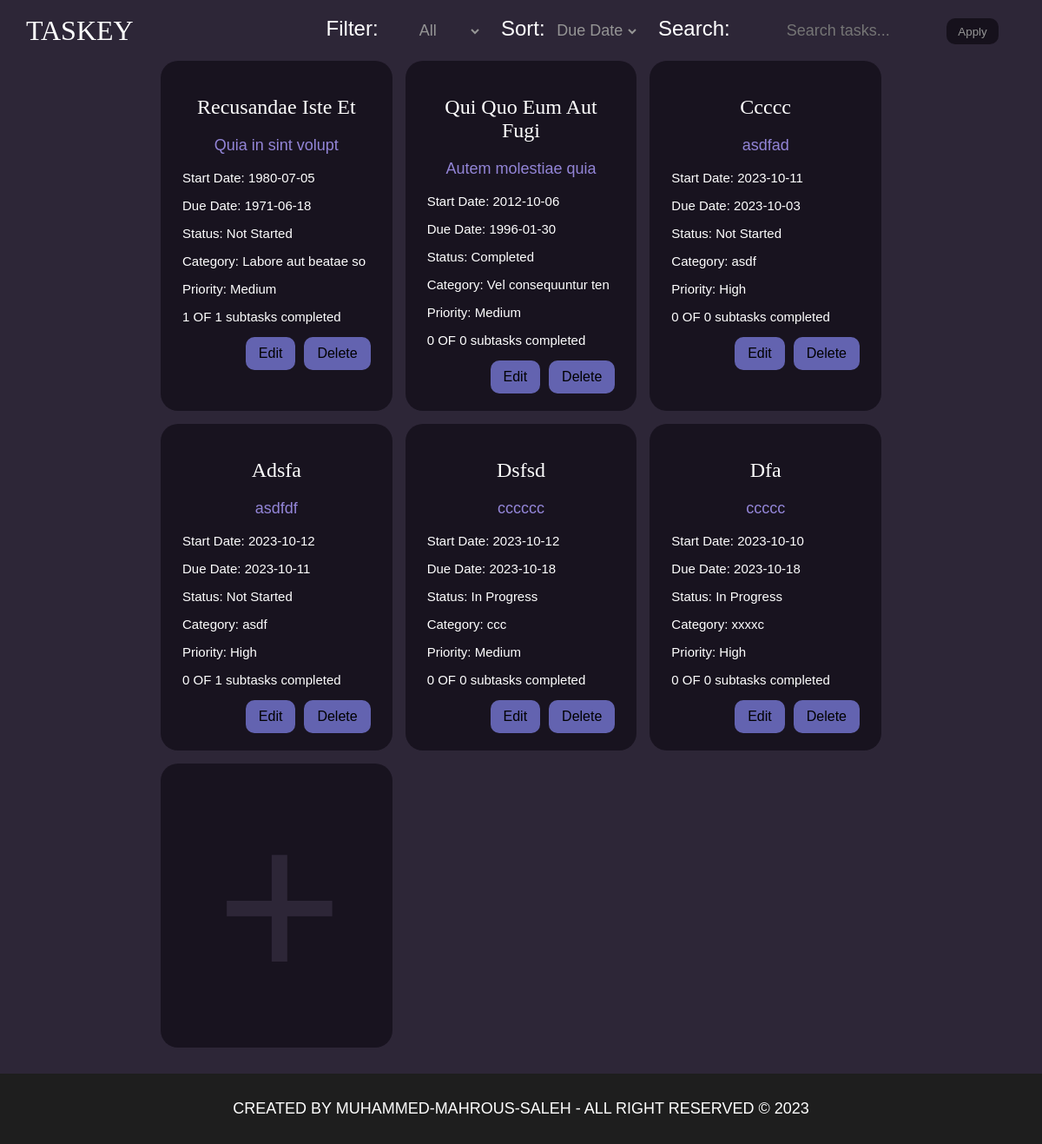
/, run on an earlier commit of the app's database.
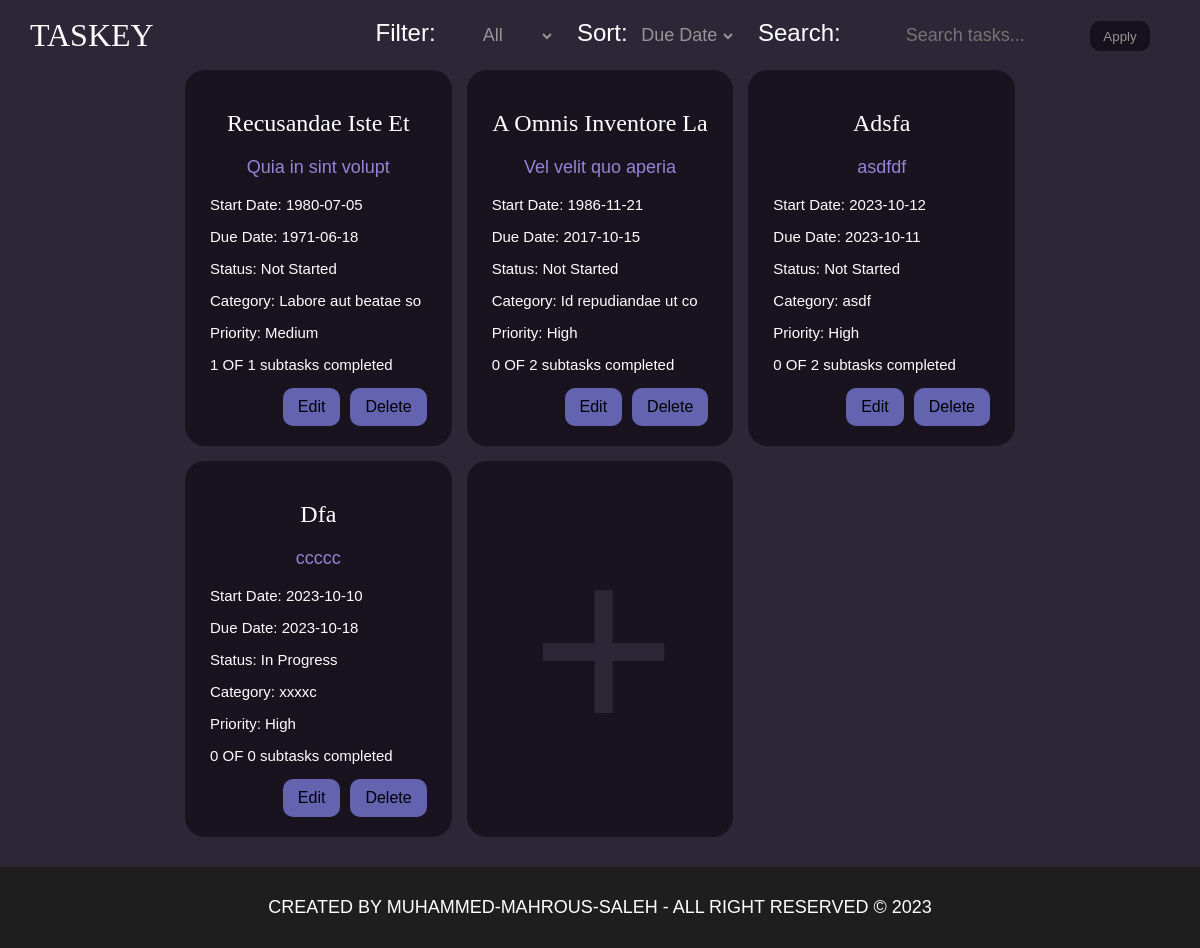
And on a later commit of the database.
### tables this page shows
CREATE TABLE Task (
            ID INTEGER PRIMARY KEY AUTOINCREMENT,
            Title TEXT NOT NULL,
            Description TEXT,
            DueDate TEXT,
            Status TEXT NOT NULL,
            Category TEXT,
            Priority INTEGER,
            Reminder TEXT,
            StartDate DATE DEFAULT CURRENT_DATE
        );

### app.py (the view)
@app.route('/')
def main_screen():
    sort_option = request.args.get('sort', 'DueDate')
    filter_option = request.args.get('filter', 'all')
    search_term = request.args.get('search', '')
    conn = get_db_connection()
    query = '''
        SELECT
            Task.*,
            COUNT(SubTask.ID) AS total_subtasks,
            SUM(CASE WHEN SubTask.status = 'Completed' THEN 1 ELSE 0 END) AS completed_subtasks
        FROM Task
        LEFT JOIN SubTask ON Task.ID = SubTask.TaskID
    '''
    params = []
    conditions = []
    if search_term != '':
        conditions.append(
            'Task.Title LIKE ? OR Task.Description LIKE ? OR Task.Category LIKE ?')
        params.extend(['%' + search_term + '%'] * 3)
    if filter_option != 'all':
        conditions.append('Task.Status = ?')
        params.append(filter_option)
    if conditions:
        query += ' WHERE ' + ' AND '.join(conditions)
    query += ' GROUP BY Task.ID'
    query += ' ORDER BY ' + sort_option
    if sort_option == 'Title':
        query += ' COLLATE NOCASE'
    tasks = conn.execute(query, params).fetchall()
    conn.close()
    return render_template('main.html', tasks=tasks, search_term=search_term)

### app.py (called while the page is built)
def get_db_connection():
    conn = sqlite3.connect('tasks.db')
    conn.row_factory = sqlite3.Row
    return conn

### templates/main.html (shortened to what this page needs)
<!DOCTYPE html>
<html lang="en">
<head>
    <link rel="stylesheet" href="../static/css/style.css">
</head>
<body>
    <header>
        <nav>
            <div class="logo">
                Taskey
            </div>
            <form method="get" action="/">
                <label for="filter">Filter:</label>
                <select id="filter" name="filter">
                    <option value="all" {{ 'selected' if filter_option=='all' }}>All</option>
                </select>
                <label for="sort">Sort:</label>
                <select id="sort" name="sort">
                    <option value="DueDate" {{ 'selected' if sort_option=='DueDate' }}>Due Date</option>
                </select>
                <label for="search">Search:</label>
                <input type="text" id="search" name="search" placeholder="Search tasks..." value="{{ search_term }}">
                <input type="submit" value="Apply" id="apply_filter">
            </form>
        </nav>
    </header>
    <main>
        <div class="tasks_container container">
            {% for task in tasks %}
            <div class="task_card">
                <h2 class="task_title">{{ task.Title }}</h2>
                <p class="task_desc">{{ task.Description }}</p>
                <p class="task_start">Start Date: {{ task.StartDate }}</p>
                <p class="task_due">Due Date: {{ task.DueDate }}</p>
                <p class="task_status">Status: {{ task.Status }}</p>
                <p class="task_cat">Category: {{ task.Category }}</p>
                <p class="prior">Priority:
                    {% if task.Priority == 1 %}
                    High
                    {% elif task.Priority == 2 %}
                    Medium
                    {% elif task.Priority == 3 %}
                    Low
                    {% endif %}
                </p>
                <p class="sub_count">{{ task.completed_subtasks }} OF {{ task.total_subtasks }} subtasks completed</p>
                <div class="btn_container">
                    <a class="task_edit" href="{{ url_for('task_screen', task_id=task.ID) }}">Edit</a>
                    <a class="task_delete" href="{{ url_for('delete_task', task_id=task.ID) }}"
                        onclick="return confirm('Are you sure you want to delete this task?');">Delete</a>
                </div>
            </div>
            {% endfor %}
            <a class="task_card new_card" href="{{ url_for('task_screen', task_id=0) }}"><i>+</i></a>
        </div>
    </main>
    <footer>
        created by Muhammed-Mahrous-Saleh - all right reserved © <span id="yearSpan"></span>
    </footer>
</body>
</html>

What changed in the data, as far as the page shows it:
removed Task: Title "Qui Quo Eum Aut Fugi", Description "Autem molestiae quia", StartDate "2012-10-06", DueDate "1996-01-30", Status "Completed", Category "Vel consequuntur ten", Priority "Medium", completed_subtasks "0", total_subtasks "0"
removed Task: Title "Ccccc", Description "asdfad", StartDate "2023-10-11", DueDate "2023-10-03", Status "Not Started", Category "asdf", Priority "High", completed_subtasks "0", total_subtasks "0"
removed Task: Title "Dsfsd", Description "cccccc", StartDate "2023-10-12", DueDate "2023-10-18", Status "In Progress", Category "ccc", Priority "Medium", completed_subtasks "0", total_subtasks "0"
added Task: Title "A Omnis Inventore La", Description "Vel velit quo aperia", StartDate "1986-11-21", DueDate "2017-10-15", Status "Not Started", Category "Id repudiandae ut co", Priority "High", completed_subtasks "0", total_subtasks "2"
computed for Task "Adsfa": total_subtasks "1" → "2"
